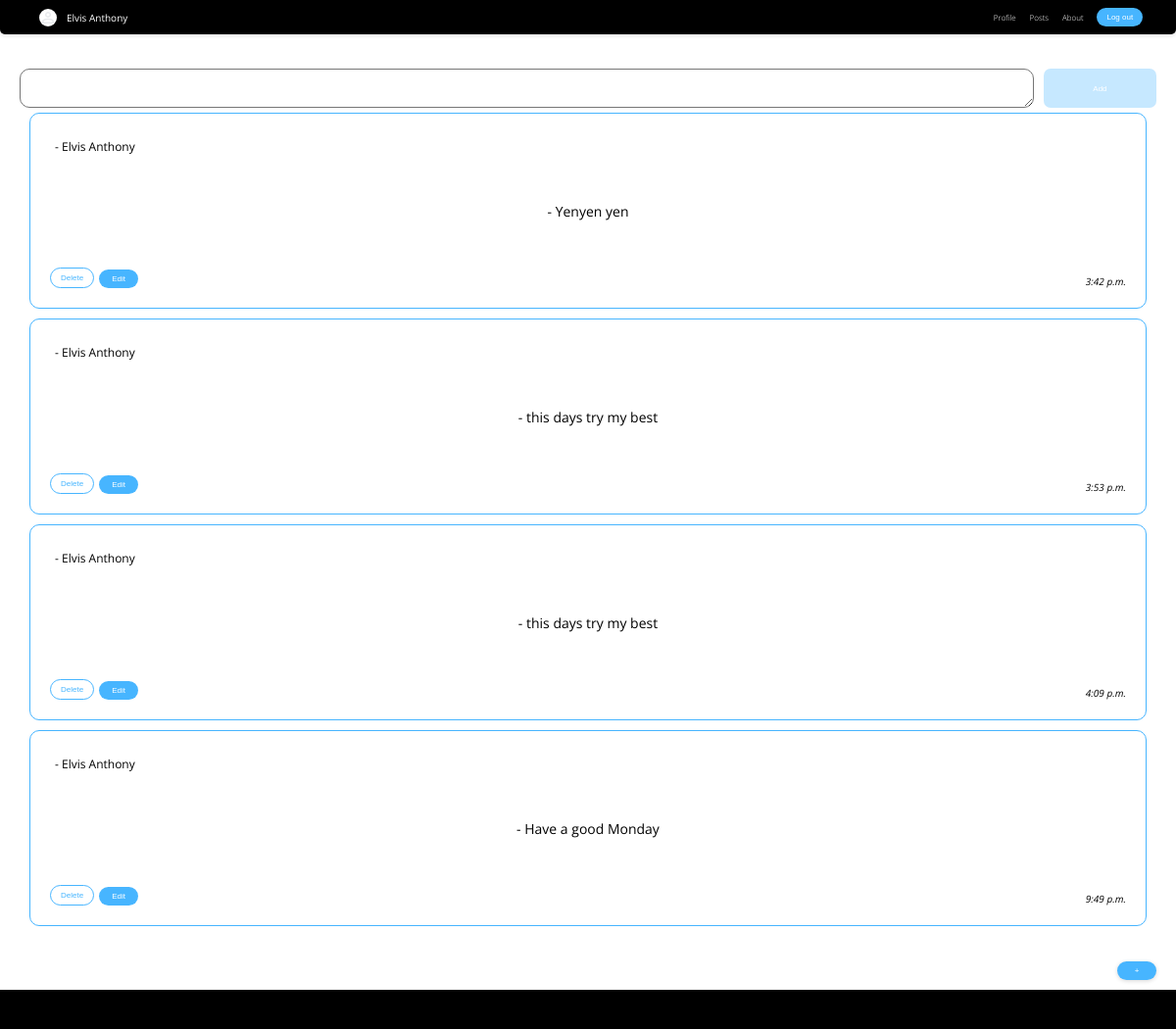
The page /posts (signed in) on the database its author committed.
### home/models.py (models this page shows, shortened)
class UserPost(models.Model):
    user = models.ForeignKey(User, on_delete=models.CASCADE)
    post = models.CharField(max_length=500, null=False, blank=False)
    time = models.TimeField(auto_now=True)
    date = models.DateField(auto_now=True)

### home/views.py (the view)
# urls.py: path("posts", post, name="post"),
def post(request):
    current_user = request.user
    if request.method == 'POST':
        detail = request.POST['add_post']
        UserPost.objects.create(user_id=request.user.id, post=detail)
        return redirect("home:post")
    return render(request, "registration/post.html", {
        "post": UserPost.objects.filter(user_id=current_user)
    })

### home/templates/registration/post.html (shortened to what this page needs)
{% extends 'registration/layout.html' %}
{% load static %}
{% block body %}
        <form method="POST" id="post-form">
            <textarea id="add-post" type="text" name="add_post" ></textarea>
            <button type="submit" id="add-post-btn" disabled> Add </button>
        </form>
<div id="posts">
    {% for posts in post %}
            <a href="{% url 'home:posts' posts.id %}">
                <div id="post">
                    <span class="user_name"> - {{ user.username }} {{ user.last_name }} </span> - {{ posts.post }}  <br><span class="time">{{ posts.time }} </span></a>
                    <span id="delete"><a href="{% url 'home:posts' posts.id %}"><button id="delete-btn">Delete</button></a><a href="{% url 'home:edit' posts.id %}"><button>Edit</button></a></span>
                </div>
    {% empty %}
        <div class="no-post">
            <p> no post yet</p>
        </div>
    {% endfor%}
    <div>
        <a href="#add"><button id="add-btn">+</button></a>
{% endblock %}

### home/templates/registration/layout.html (shortened to what this page needs)
{% load static %}
<!DOCTYPE html>
<html lang="en">
<head>
    <link rel="stylesheet" href="{% static 'hood/styles.css' %}">
</head>
<body>
<nav>
<div id="container">
    <a href="{% url 'home:home' %}">
    <div id="prof">
    <div id="prof-image">
        <img src="{% static 'hood/prof.svg' %}" alt="">
    </div>
    <div> <p>{{user.first_name}} {{user.last_name}}</p></div>
</div>
</a>
    <div id="items">
        <a href="{% url 'home:home' %}" class="items">Profile</a>
        <a href="{% url 'home:post' %}"class="items">Posts</a>
        <a href="{% url 'home:post' %}"class="items">About</a>
        <form id="log-out" method="POST" action="{% url 'home:logout' %}">
            <button id="log-btn" type="submit">Log out</button>
        </form>
    </div>
</div>
</nav>
<main>
    {% block body %}
    {% endblock %}
</body>
<footer></footer>
</html>

### home/static/hood/styles.css (style rules this page uses)
body { font-family: "Open Sans", serif; }
* { box-sizing: border-box; margin: 0; padding: 0; }
#add-post-btn { height: 40px; }
#add-post-btn.active { opacity: 0.3; }
#add-post { display: flex; justify-content: center; align-items: center; height: 40px; color: rgb(0, 0, 0); width: 90%; border-radius: 10px; text-align: top; border-width: 0.7px; padding: 10px; font-size: 8px; margin-right: 10px; }
#add-btn { position: fixed; bottom: 50px; right: 20px; box-shadow: rgba(0, 0, 0, 0.16) 0px 1px 4px; }
#add-post-btn { border-radius: 7px; width: 10%; }
#post-form { display: flex; align-items: center; justify-content: space-evenly; background: white; width: 100%; padding-left: 20px; padding-right: 20px; }
body { background-color: ; }
#posts a { text-decoration: none; }
footer { position: absolute; bottom: auto; left: 0; width: 100%; height: 40px; background-color: black; margin-top: 60px; }
nav { position: fixed; display: flex; top: 0; left: 0; background-color: black; height: 35px; width: 100%; align-items: center; justify-content: space-between; padding: 0 20px 0 20px; color: white; z-index: 99; border-radius: 0 0px 5px 5px; box-shadow: rgba(0, 0, 0, 0.16) 0px 1px 4px; }
#container { display: flex; width: 100%; justify-content: space-between; margin-left: auto; margin-right: auto; }
#items { display: flex; align-items: center; justify-content: space-evenly; width: fit-content; min-width: 180px; }
#items a { color: white; text-decoration: none; font-size: 8px; font-weight: lighter; }
#prof { display: flex; align-items: center; margin-left: 20px; }
#prof div p { font-size: 10px; }
#prof-image { display: flex; justify-items: center; align-items: center; width: 18px; height: 18px; background-color: white; border-radius: 50%; margin-right: 5px; margin-right: 10px; }
#prof p { font-size: 12px; }
#prof-image img { width: 18px; height: 18px; }
#items button { border-radius: 30px; border-style: none; font-size: 8px; font-weight: light; padding: 5px 10px 5px 10px; background-color: rgb(71, 181, 255); color: white; }
button { border-radius: 30px; border-style: none; font-size: 8px; padding: 5px 10px 5px 10px; background-color: rgb(71, 181, 255); color: white; min-width: 40px; cursor: pointer; }
main { display: flex; flex-direction: column; height: fit-content; width: 100%; align-items: center; justify-content: center; margin-top: 40px; }
#posts { display: grid; grid-template-columns: ; width: 100%; min-height: 70vh; align-items: center; height: fit-content; }
#post { display: flex; justify-content: center; align-items: center; height: 200px; width: 90%; position: relative; margin: 5px; margin-left: 10px; margin-right: 10px; padding: 20px; border-radius: 10px; text-align: center; font-size: 14px; }
a, a:visited { color: inherit; text-decoration: none; }
body { background-attachment: rgb(221, 34, 34); }
.time { position: absolute; bottom: 20px; right: 20px; font-size: 10px; font-style: italic; }
.user_name { position: absolute; top: 20px; left: 20px; text-transform: capitalize; font-size: 12px; padding: 5px; border-radius: 3px; }
#delete { display: flex; position: absolute; bottom: 20px; left: 20px; width: fit-content; justify-content: space-between; align-items: center; border-radius: 10px; }
#delete button { margin-right: 5px; }
#delete-btn { background-color: white; color: rgb(71, 181, 255); border: 1px solid rgb(71, 181, 255); }
#post { margin-left: auto; margin-right: auto; width: 95%; height: 200px; border: 0.5px solid rgb(71, 181, 255); }
#log-out { display: flex; justify-content: center; align-items: center; }
#container a { display: flex; justify-content: center; align-items: center; }

### rows shown on the page
UserPost: post "Yenyen yen", time "3:42 p.m."
UserPost: post "this days try my best", time "3:53 p.m."
UserPost: post "this days try my best", time "4:09 p.m."
UserPost: post "Have a good Monday", time "9:49 p.m."

### other values the page prints
{{ user.first_name }} "Elvis"
{{ user.last_name }} "Anthony"
{{ user.username }} "Elvis"
